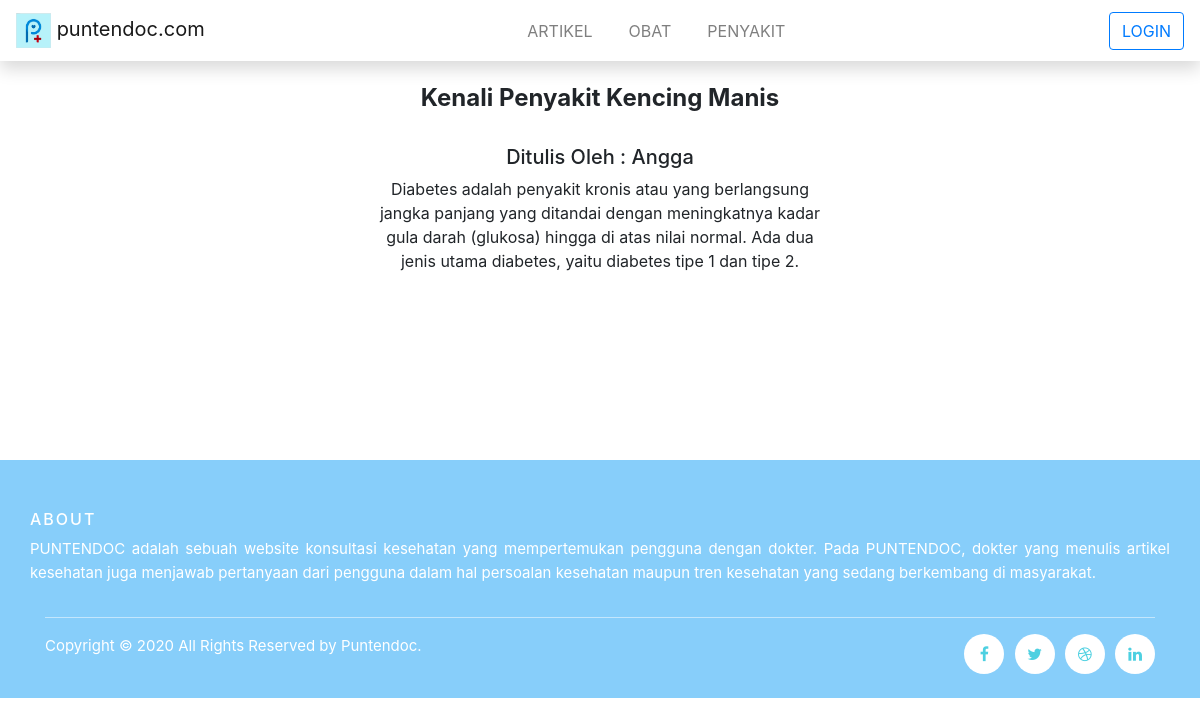
/artikeldetail/6, run on the app's committed database.
### tables this page shows
CREATE TABLE `tbl_artikel` (
  `id` int(11) NOT NULL,
  `judul` varchar(50) NOT NULL,
  `penulis` varchar(50) NOT NULL,
  `isi` varchar(1000) NOT NULL,
  `kategori` varchar(25) NOT NULL,
  `link` varchar(1000) NOT NULL
);

### application/controllers/ArtikelDetail.php (called while the page is built, shortened)
<?php
class ArtikelDetail extends CI_Controller{
	function __construct(){
		$this->load->model('Artikel');
		$this->load->model('admin');
	}
	public function index($id){
		$artikel = $this->Artikel->get_artikel_by_id($id);
		$data['artikel'] = $artikel;
		$data['judul'] = $artikel[0]->judul;
		if($this->admin->is_role() == "admin"){
            $this->load->view('templates/headadmin', $data);
        }else if ($this->admin->is_role() == "user"){
			$this->load->view('templates/headuser', $data);
		}else{
			$this->load->view('templates/header', $data);
		}
		$this->load->view('show_detail/detail_artikel', $data);
		$this->load->view('templates/footer');
	}
}

### index.php (called while the page is built, shortened)
<?php
require_once BASEPATH.'core/CodeIgniter.php';

### application/models/Artikel.php (called while the page is built, shortened)
<?php
	class Artikel extends CI_Model{
		public function get_artikel_by_id($id){
			$this->db->where('id', $id);
			return $this->db->get('tbl_artikel')->result();
		}
	}
?>

### application/views/show_detail/detail_artikel.php (the view)
<section class="container text-center" style="min-height: 50vh;width:40%">
<br>
	<h4><?= $artikel[0]->judul?></h4>
<br>
	<h5>Ditulis Oleh : <?=$artikel[0]->penulis?></h5>
	<p><?= $artikel[0]->isi?></p>
</section>

### application/views/templates/header.php (shortened to what this page needs)
<!DOCTYPE html>
<html lang="en">
<head>
	<link href="https://stackpath.bootstrapcdn.com/bootstrap/4.4.1/css/bootstrap.min.css" rel="stylesheet">
	<link href="https://stackpath.bootstrapcdn.com/font-awesome/4.7.0/css/font-awesome.min.css" rel="stylesheet">
	<link rel="stylesheet" href="<?=base_url(); ?>/assets/css/style.css">
</head>
<body>
	<nav class="navbar navbar-expand-lg navbar-light fixed-top shadow bg-white" style="background-color: #fff;" >
	 	<div class="order-1 order-md-0">
	        <a class="navbar-brand" href="<?php echo base_url() ?>home"><img src="<?= base_url();?>/assets/img/logo.png" width="35px" height="35px" class="navbar-left" alt="Puntendoc"> puntendoc.com</a>
	    </div>
		<div class="navbar-collapse collapse order-0 dual-collapse2" >
	        <ul class="navbar-nav mx-auto">
	            <li class="nav-item" style="margin-right: 20px; margin-left: 200px;">
	                <a class="nav-link" href="<?php echo base_url() ?>artikellist">ARTIKEL</a>
	            </li>
	            <li class="nav-item" style="margin-right: 20px;">
	                <a class="nav-link" href="<?php echo base_url() ?>obatlist">OBAT</a>
	            </li>
	            <li class="nav-item" style="margin-right: 20px;">
	                <a class="nav-link" href="<?php echo base_url() ?>penyakitlist">PENYAKIT</a>
	            </li>
	        </ul>
    	</div>
    	<div class="navbar-collapse collapse order-3 dual-collapse2">
	        <ul class="navbar-nav ml-auto">
	            <li class="nav-item">
	                <a class="btn btn-outline-primary" href="login">LOGIN</a>
	            </li>
	        </ul>
	    </div>
	</nav>

### application/views/templates/footer.php (shortened to what this page needs)
  <footer class="site-footer">
  	<div class="container">
  		<div class="row">
  				<h6>About</h6>
  				<p class="text-justify" style="color: #fff">PUNTENDOC adalah sebuah website konsultasi kesehatan yang mempertemukan pengguna dengan dokter. Pada PUNTENDOC, dokter yang menulis artikel kesehatan juga menjawab pertanyaan dari pengguna dalam hal persoalan kesehatan maupun tren kesehatan yang sedang berkembang di masyarakat.</p>
  		</div>
  		<hr>
  	</div>
  	<div class="container">
  		<div class="row">
  			<div class="col-md-8 col-sm-6 col-xs-12">
  				<p class="copyright-text" style="color: #fff">Copyright &copy; 2020 All Rights Reserved by
  					<a href="#" style="color: #fff">Puntendoc</a>.
  				</p>
  			</div>
  			<div class="col-md-4 col-sm-6 col-xs-12">
  				<ul class="social-icons">
  					<li><a class="facebook" href="#"><i class="fa fa-facebook"></i></a></li>
  					<li><a class="twitter" href="#"><i class="fa fa-twitter"></i></a></li>
  					<li><a class="dribbble" href="#"><i class="fa fa-dribbble"></i></a></li>
  					<li><a class="linkedin" href="#"><i class="fa fa-linkedin"></i></a></li>
  				</ul>
  			</div>
  		</div>
  	</div>
  </footer>
</body>
</html>

### assets/css/style.css (style rules this page uses)
a { display: inline-block; }
body { padding-top: 60px; }
h4 { font-weight:700; }
.fa, .active-cyan-2 .fa { color: #4dd0e1; }
.site-footer { background-color:#87CEFA; padding:45px 0 20px; font-size:15px; line-height:24px; color:#737373; }
.site-footer hr { border-top-color:#fff; opacity:0.5 }
.site-footer h6 { color:#fff; font-size:16px; text-transform:uppercase; margin-top:5px; letter-spacing:2px }
.site-footer a { color:#fff; }
.site-footer .social-icons { text-align:right }
.site-footer .social-icons a { width:40px; height:40px; line-height:40px; margin-left:6px; margin-right:0; border-radius:#fff }
.copyright-text { margin:0 }
.social-icons { padding-left:0; margin-bottom:0; list-style:none }
.social-icons li { display:inline-block; margin-bottom:4px }
.social-icons a { background-color: #fff; color:#fff; font-size:16px; display:inline-block; line-height:44px; width:44px; height:44px; text-align:center; margin-right:8px; border-radius:100%; -webkit-transition:all .2s linear; -o-transition:all .2s linear; transition:all .2s linear }

### data on the page
tbl_artikel: judul "Kenali Penyakit Kencing Manis", penulis "Angga", isi "Diabetes adalah penyakit kronis atau yang berlangsung jangka panjang yang ditandai dengan meningkatnya kadar gula darah (glukosa) hingga di atas nilai normal. Ada dua jenis utama diabetes, yaitu diabetes tipe 1 dan tipe 2."
